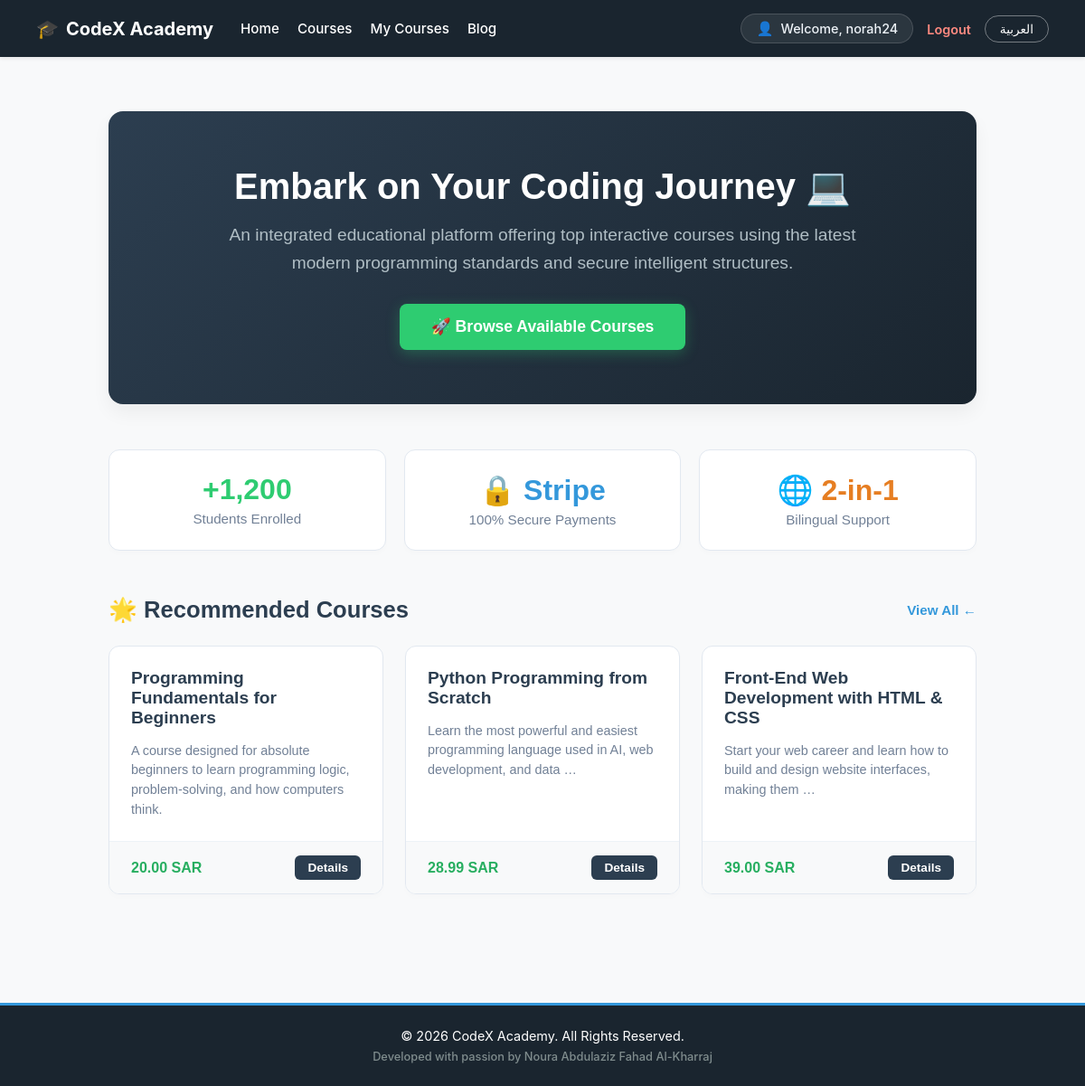
The app's page / (signed in) with its own data.
### courses/models.py (models this page shows, shortened)
class Course(models.Model):
    title_en = models.CharField(max_length=200, verbose_name='Course Title (english)')
    title_ar = models.CharField(max_length=200, verbose_name='Course Title (arabic)')
    description_en = models.TextField(verbose_name='Course Description (english)')
    description_ar = models.TextField(verbose_name='Course Description (arabic)')
    price = models.DecimalField(max_length=10 ,max_digits=10, decimal_places=2, verbose_name='Price (SAR)')
    image = models.ImageField(upload_to='course_images/', verbose_name='Course Image')
    created_at = models.DateTimeField(auto_now_add=True)

### courses/views.py (the view)
# urls.py: path('', views.home_page, name='home_page'),
def home_page(request):
    featured_courses = Course.objects.all()[:3]
    return render(request, 'courses/home.html', {'featured_courses': featured_courses})

### courses/templates/courses/home.html (shortened to what this page needs)
{% extends 'base.html' %}
{% block content %}
<div style="font-family: sans-serif; max-width: 1100px; margin: 0 auto; padding: 20px; direction: {% if LANGUAGE_CODE == 'ar' %}rtl{% else %}ltr{% endif %}; text-align: start;">
    <div style="background: linear-gradient(135deg, #2c3e50 0%, #1a252f 100%); border-radius: 16px; padding: 60px 40px; text-align: center; color: white; margin-bottom: 50px; box-shadow: 0 10px 20px rgba(0,0,0,0.05);">
        <h1 style="font-size: 2.5rem; margin-top: 0; margin-bottom: 15px; font-weight: bold;">
            {% if LANGUAGE_CODE == 'ar' %}الانطلاق في رحلة التميز البرمجي والتعليمي 💻{% else %}Embark on Your Coding Journey 💻{% endif %}
        </h1>
        <p style="font-size: 1.2rem; color: #b0bec5; max-width: 700px; margin: 0 auto 30px; line-height: 1.6;">
            {% if LANGUAGE_CODE == 'ar' %}
                منصة تعليمية متكاملة تقدم لكم أفضل الكورسات التفاعلية بأحدث الأساليب البرمجية والمناهج العالمية المقفلة بذكاء لحماية وتأمين المحتوى العلمي.
            {% else %}
                An integrated educational platform offering top interactive courses using the latest modern programming standards and secure intelligent structures.
            {% endif %}
        </p>
        <a href="{% url 'courses:course_list' %}" style="display: inline-block; background-color: #2ecc71; color: white; padding: 15px 35px; font-size: 1.1rem; border-radius: 8px; text-decoration: none; font-weight: bold; box-shadow: 0 4px 15px rgba(46, 204, 113, 0.3);">
            {% if LANGUAGE_CODE == 'ar' %}🚀 تصفح الدورات المتاحة الآن{% else %}🚀 Browse Available Courses{% endif %}
        </a>
    </div>
    <div style="display: grid; grid-template-columns: repeat(auto-fit, minmax(200px, 1fr)); gap: 20px; text-align: center; margin-bottom: 50px;">
        <div style="background: white; border: 1px solid #e2e8f0; padding: 25px; border-radius: 12px; box-shadow: 0 4px 6px rgba(0,0,0,0.01);">
            <div style="font-size: 2rem; color: #2ecc71; font-weight: bold; margin-bottom: 5px;">+1,200</div>
            <div style="color: #718096; font-size: 0.95rem;">{% if LANGUAGE_CODE == 'ar' %}طلاب وطالبات{% else %}Students Enrolled{% endif %}</div>
        </div>
        <div style="background: white; border: 1px solid #e2e8f0; padding: 25px; border-radius: 12px; box-shadow: 0 4px 6px rgba(0,0,0,0.01);">
            <div style="font-size: 2rem; color: #3498db; font-weight: bold; margin-bottom: 5px;">🔒 Stripe</div>
            <div style="color: #718096; font-size: 0.95rem;">{% if LANGUAGE_CODE == 'ar' %}دفع آمن ومحمي 100%{% else %}100% Secure Payments{% endif %}</div>
        </div>
        <div style="background: white; border: 1px solid #e2e8f0; padding: 25px; border-radius: 12px; box-shadow: 0 4px 6px rgba(0,0,0,0.01);">
            <div style="font-size: 2rem; color: #e67e22; font-weight: bold; margin-bottom: 5px;">🌐 2-in-1</div>
            <div style="color: #718096; font-size: 0.95rem;">{% if LANGUAGE_CODE == 'ar' %}دعم كامل للغتين (عربي/إنجليزي){% else %}Bilingual Support{% endif %}</div>
        </div>
    </div>
    <div style="margin-bottom: 40px;">
        <div style="display: flex; justify-content: space-between; align-items: center; margin-bottom: 25px;">
            <h2 style="color: #2c3e50; margin: 0; font-size: 1.6rem;">
                {% if LANGUAGE_CODE == 'ar' %}🌟 دورات نوصي بها{% else %}🌟 Recommended Courses{% endif %}
            </h2>
            <a href="{% url 'courses:course_list' %}" style="color: #3498db; text-decoration: none; font-weight: bold; font-size: 0.95rem;">
                {% if LANGUAGE_CODE == 'ar' %}شاهد الكل ←{% else %}View All ←{% endif %}
            </a>
        </div>
        <div style="display: grid; grid-template-columns: repeat(auto-fill, minmax(300px, 1fr)); gap: 24px;">
            {% for course in featured_courses %}
                <div style="background: white; border: 1px solid #e2e8f0; border-radius: 12px; overflow: hidden; display: flex; flex-direction: column; justify-content: space-between; box-shadow: 0 4px 6px rgba(0,0,0,0.01);">
                    <div style="padding: 24px;">
                        <h3 style="margin-top: 0; color: #2c3e50; font-size: 1.2rem; margin-bottom: 12px;">
                            {% if LANGUAGE_CODE == 'ar' %}{{ course.title_ar }}{% else %}{{ course.title_en }}{% endif %}
                        </h3>
                        <p style="color: #718096; font-size: 0.9rem; line-height: 1.5; margin-bottom: 0;">
                            {% if LANGUAGE_CODE == 'ar' %}{{ course.description_ar|truncatewords:15 }}{% else %}{{ course.description_en|truncatewords:15 }}{% endif %}
                        </p>
                    </div>
                    <div style="padding: 15px 24px; background: #f8f9fa; border-top: 1px solid #edf2f7; display: flex; justify-content: space-between; align-items: center;">
                        <strong style="color: #27ae60;">
                            {% if LANGUAGE_CODE == 'ar' %}{{ course.price }} ر.س{% else %}{{ course.price }} SAR{% endif %}
                        </strong>
                        <a href="{% url 'courses:course_detail' course.id %}" style="background: #2c3e50; color: white; padding: 6px 14px; font-size: 0.85rem; border-radius: 6px; text-decoration: none; font-weight: bold;">
                            {% if LANGUAGE_CODE == 'ar' %}تفاصيل{% else %}Details{% endif %}
                        </a>
                    </div>
                </div>
            {% endfor %}
        </div>
    </div>
</div>
{% endblock %}

### templates/base.html (shortened to what this page needs)
{% load i18n %}
<!DOCTYPE html>
<html lang="{{ LANGUAGE_CODE }}" dir="{% if LANGUAGE_CODE == 'ar' %}rtl{% else %}ltr{% endif %}">
<head>
</head>
<body>
    <nav class="navbar">
        <div class="nav-right-side">
            <a href="/" class="brand-logo">
                <span>🎓</span>
                <span>{% if LANGUAGE_CODE == 'ar' %}كودكس التعليمية{% else %}CodeX Academy{% endif %}</span>
            </a>
            <div class="nav-links">
                <a href="/">
                    {% if LANGUAGE_CODE == 'ar' %}الرئيسية{% else %}Home{% endif %}
                </a>
                <a href="/courses/">
                    {% if LANGUAGE_CODE == 'ar' %}الكورسات{% else %}Courses{% endif %}
                </a>
                {% if request.user.is_authenticated %}
                <a href="{% url 'courses:my_courses' %}">
                    {% if LANGUAGE_CODE == 'ar' %}دوراتي التعليمية{% else %}My Courses{% endif %}
                </a>
                {% endif %}
                <a href="/blog/">
                    {% if LANGUAGE_CODE == 'ar' %}المدونة{% else %}Blog{% endif %}
                </a>
            </div>
        </div>
        <div class="nav-left-side">
            {% if request.user.is_authenticated %}
                <div class="user-badge">
                    <span style="font-size: 0.95rem;">👤</span>
                    <span class="username">
                        {% if LANGUAGE_CODE == 'ar' %}مرحباً، {{ request.user.username }}{% else %}Welcome, {{ request.user.username }}{% endif %}
                    </span>
                </div>
                <form action="/accounts/logout/" method="post" style="display: inline; margin: 0; padding: 0;">
                    <button type="submit" class="btn-logout-submit">
                        {% if LANGUAGE_CODE == 'ar' %}تسجيل الخروج{% else %}Logout{% endif %}
                    </button>
                </form>
            {% endif %}
            <div>
                <form action="{% url 'set_language' %}" method="post" style="display: inline; margin: 0; padding: 0;">
                    {% if LANGUAGE_CODE == 'ar' %}
                        <input type="hidden" name="language" value="en">
                        <button type="submit" class="lang-btn">English</button>
                    {% else %}
                        <button type="submit" class="lang-btn">العربية</button>
                    {% endif %}
                </form>
            </div>
        </div>
    </nav>
    <div class="container">
        {% block content %}
        {% endblock %}
    </div>
    <footer style="background-color: #1a252f; color: #ffffff; text-align: center; padding: 25px 0; margin-top: 60px; font-size: 0.9rem; border-top: 3px solid #3498db;">
        <div>
            {% if LANGUAGE_CODE == 'ar' %}
                © 2026 جميع الحقوق محفوظة لمنصة كودكس التعليمية
            {% else %}
                © 2026 CodeX Academy. All Rights Reserved.
            {% endif %}
        </div>
        <div style="color: #7f8c8d; font-size: 0.8rem; margin-top: 7px; font-weight: 500;">
            {% if LANGUAGE_CODE == 'ar' %}
                تم التطوير بكل شغف بواسطة نورة عبد العزيز فهد الخريجة
            {% else %}
                Developed with passion by Noura Abdulaziz Fahad Al-Kharraj
            {% endif %}
        </div>
    </footer>
</body>
</html>

### templates/base.html (style rules this page uses)
body { font-family: -apple-system, BlinkMacSystemFont, "Segoe UI", Roboto, Helvetica, Arial, sans-serif; margin: 0; padding: 0; background-color: #f8f9fa; color: #212529; }
.navbar { background-color: #1a252f; padding: 15px 40px; display: flex; justify-content: space-between; align-items: center; box-shadow: 0 2px 4px rgba(0,0,0,0.08); gap: 20px; }
.nav-right-side { display: flex; align-items: center; gap: 30px; }
.brand-logo { color: #ffffff; text-decoration: none; font-weight: bold; font-size: 1.25rem; display: flex; align-items: center; gap: 8px; }
.nav-links { display: flex; align-items: center; gap: 20px; }
.nav-links a { color: #ffffff; text-decoration: none; font-weight: 500; font-size: 0.95rem; transition: color 0.2s ease; }
.nav-left-side { display: flex; align-items: center; gap: 15px; }
.lang-btn { background-color: transparent; color: #ffffff; border: 1px solid rgba(255,255,255,0.4); padding: 6px 16px; border-radius: 20px; cursor: pointer; font-weight: 500; font-size: 0.85rem; transition: all 0.2s ease; }
.user-badge { background: rgba(255, 255, 255, 0.08); padding: 6px 16px; border-radius: 20px; display: flex; align-items: center; gap: 8px; border: 1px solid rgba(255, 255, 255, 0.15); }
.user-badge .username { color: #edf2f7; font-weight: 500; font-size: 0.9rem; }
.btn-logout-submit { background: none; border: none; color: #ff8a80; font-size: 0.9rem; font-weight: 600; cursor: pointer; padding: 0; font-family: inherit; transition: color 0.2s; }
.container { max-width: 1000px; margin: 40px auto; padding: 0 20px; min-height: 70vh; }

### records on screen
Course: title_en "Programming Fundamentals for Beginners", description_en "A course designed for absolute beginners to learn programming logic, problem-solving, and how computers think.", price "20.00"
Course: title_en "Python Programming from Scratch", description_en "Learn the most powerful and easiest programming language used in AI, web development, and data …", price "28.99"
Course: title_en "Front-End Web Development with HTML & CSS", description_en "Start your web career and learn how to build and design website interfaces, making them …", price "39.00"

### other values on screen
{{ request.user.username }} "norah24"
